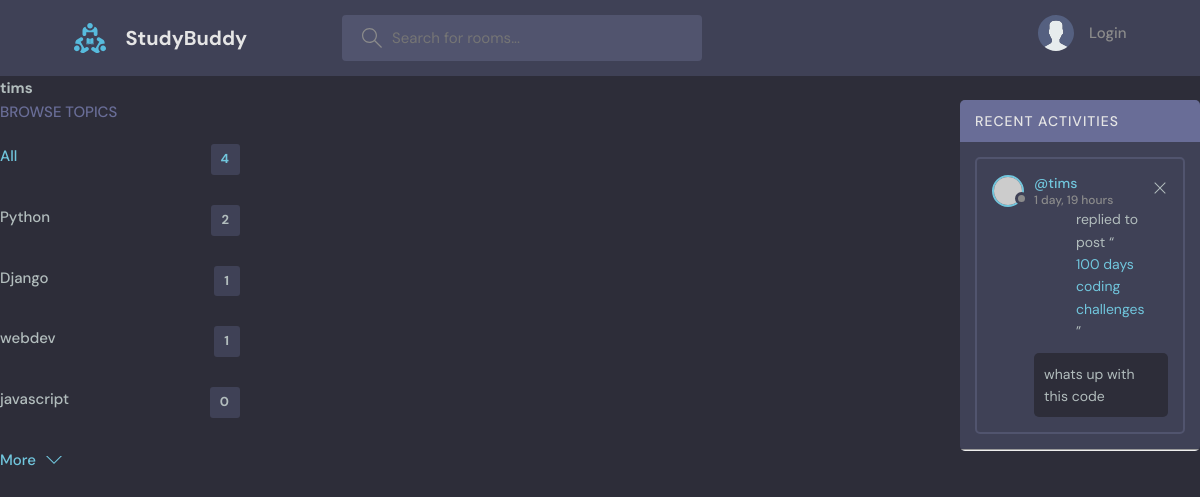
Page /profile/4/ on the earlier database version.
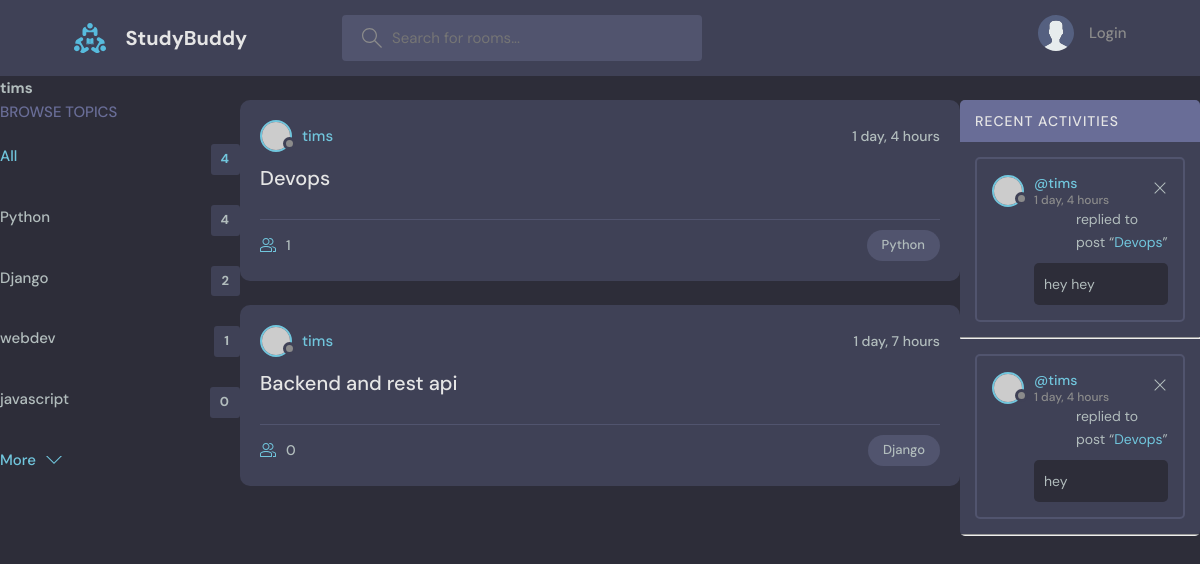
Same page on the later database version.
### base/models.py (models this page shows, shortened)
class Topic(models.Model):
    name = models.CharField(max_length=200)

class Message(models.Model):
    user =models.ForeignKey(User, on_delete = models.CASCADE)
    room = models.ForeignKey(Room, on_delete=models.CASCADE)
    body = models.TextField()
    updated = models.DateTimeField(auto_now=True)
    created = models.DateTimeField(auto_now_add=True)
    class Meta:
        ordering = ['-updated','-created']
    def __str__(self):
        return self.body[0:50]

class Room(models.Model):
    host = models.ForeignKey(User, on_delete=models.SET_NULL,null=True,related_name='rooms')
    topic = models.ForeignKey(Topic, on_delete=models.SET_NULL, null=True)
    name = models.CharField(max_length=200)
    description = models.TextField(null=True, blank=True)
    participants = models.ManyToManyField(User,related_name='participants',blank=True)
    updated = models.DateTimeField(auto_now=True)
    created = models.DateTimeField(auto_now_add=True)
    class Meta:
        ordering = ['-updated','-created']
    def __str__(self):
        return str(self.name)

### base/views.py (the view)
def userProfile(request,pk):
    user = User.objects.get(id = pk)
    rooms = user.rooms.all()
    room_messages = user.message_set.all()
    topics = Topic.objects.all
    context = {'user':user,'rooms':rooms,'room_messages':room_messages,"topics":topics}
    return render(request,'base/profile.html',context)

### base/templates/base/profile.html (shortened to what this page needs)
{%extends 'main.html'%} {%block content%}
<h1>{{user.username}}</h1>
<div class="profile-container">
    <div>{%include 'base/topics_component.html'%}</div>
    <div>{%include 'base/feed_component.html'%}</div>
    <div>{%include 'base/activity_component.html'%}</div>
</div>
{%endblock content%}

### templates/main.html (shortened to what this page needs)
<!DOCTYPE html>
{%load static%}
<html lang="en">
    <head>
        <link rel="stylesheet" href="{%static 'styles/style.css'%}" />
    </head>
    <body>
        {% include 'navbar.html'%}  {% block content %} {% endblock %}
    </body>
</html>

### templates/navbar.html (shortened to what this page needs)
{% load static %}
<header class="header header--loggedIn">
    <div class="container">
        <a href="{%url 'home'%}" class="header__logo">
            <img src="{%static 'images/logo.svg'%}" />
            <h1>StudyBuddy</h1>
        </a>
        <form class="header__search" method="home" action="{%url 'home'%}">
            <label>
                <input name="q" placeholder="Search for rooms..." />
            </label>
        </form>
        <nav class="header__menu">
            {%if request.user.is_authenticated%}
            <div class="header__user">
                <a href="profile.html">
                    <div class="avatar avatar--medium active">
                        <img
                            src="https://randomuser.me/api/portraits/men/37.jpg"
                        />
                    </div>
                    <p>
                        {{request.user.username}}<span
                            >@{{request.user.username}}</span
                        >
                    </p>
                </a>
                <button class="dropdown-button">
                    <svg
                        version="1.1"
                        xmlns="http://www.w3.org/2000/svg"
                        width="32"
                        height="32"
                        viewBox="0 0 32 32"
                    >
                        <title>chevron-down</title>
                        <path
                            d="M16 21l-13-13h-3l16 16 16-16h-3l-13 13z"
                        ></path>
                    </svg>
                </button>
            </div>
            {% else %}
            <a href="{%url 'login'%}"
                ><img src="{%static 'images/avatar.svg'%}" />
                <p>Login</p></a
            >
            {%endif%}
        </nav>
    </div>
</header>

### base/templates/base/topics_component.html (shortened to what this page needs)
<div class="topics">
        <div class="topics__header">
            <h2>Browse Topics</h2>
        </div>
        <ul class="topics__list">
            <li>
                <a href="{%url 'home'%}" class="active">All <span>{{topics.count}}</span></a>
            </li>
            {%for topic in topics%}
            <li>
                <a href="{%url "home" %}?q={{topic.name}}">{{topic.name}}<span>{{topic.room_set.all.count}}</span></a>
            </li>
            {%endfor%}
        </ul>
        <a class="btn btn--link" href="topics.html">
            More
            <svg
                version="1.1"
                xmlns="http://www.w3.org/2000/svg"
                width="32"
                height="32"
                viewBox="0 0 32 32"
            >
                <title>chevron-down</title>
                <path d="M16 21l-13-13h-3l16 16 16-16h-3l-13 13z"></path>
            </svg>
        </a>
    </div>

### base/templates/base/feed_component.html (shortened to what this page needs)
{% for room in rooms%}
<div class="roomListRoom">
    <div class="roomListRoom__header">
        <a
            href="{%url 'user_profile' room.host.id%}"
            class="roomListRoom__author"
        >
            <div class="avatar avatar--small">
                <img src="https://randomuser.me/api/portraits/women/11.jpg" />
            </div>
            <span>{{room.host.username}}</span>
        </a>
        <div class="roomListRoom__actions">
            <span>{{room.created|timesince}}</span>
        </div>
    </div>
    <div class="roomListRoom__content">
        <a href="{% url 'room' room.id%}">{{room.name}}</a>
    </div>
    <div class="roomListRoom__meta">
        <a href="{% url 'room' room.id%}" class="roomListRoom__joined">
            {{room.participants.all.count}}
        </a>
        <p class="roomListRoom__topic">{{room.topic.name}}</p>
    </div>
</div>
{%endfor%}

### base/templates/base/activity_component.html (shortened to what this page needs)
<div class="activities">
    <div class="activities__header">
        <h2>Recent Activities</h2>
    </div>
    {%for message in room_messages%}
    <div class="activities__box">
        <div class="activities__boxHeader roomListRoom__header">
            <a
                href="{%url 'user_profile' request.user.id%}"
                class="roomListRoom__author"
            >
                <div class="avatar avatar--small">
                    <img
                        src="https://randomuser.me/api/portraits/women/11.jpg"
                    />
                </div>
                <p>
                    @{{message.user}}
                    <span>{{message.created|timesince}}</span>
                </p>
            </a>
            <div class="roomListRoom__actions">
                <a href="#">
                    <svg
                        version="1.1"
                        xmlns="http://www.w3.org/2000/svg"
                        width="32"
                        height="32"
                        viewBox="0 0 32 32"
                    >
                        <title>remove</title>
                        <path
                            d="M27.314 6.019l-1.333-1.333-9.98 9.981-9.981-9.981-1.333 1.333 9.981 9.981-9.981 9.98 1.333 1.333 9.981-9.98 9.98 9.98 1.333-1.333-9.98-9.98 9.98-9.981z"
                        ></path>
                    </svg>
                </a>
            </div>
        </div>
        <div class="activities__boxContent">
            <div class="activities__boxContent">
                <p>
                    replied to post “<a href="{%url 'room' message.room.id%}"
                        >{{message.room}}</a
                    >”
                </p>
                <div class="activities__boxRoomContent">{{message}}</div>
            </div>
        </div>
    </div>
    <hr />
    {%endfor%}
</div>

### base/templates/base/profile.html (style rules this page uses)
.profile-container { display: grid; grid-template-columns: 1fr 3fr 1fr; }

Differences in the rows shown:
removed Message: user "tims", created "1 day, 19 hours", room "100 days coding challenges", body "whats up with this code"
computed for Topic "Python": room_set.all.count "2" → "4"
computed for Topic "Django": room_set.all.count "1" → "2"
added Room: host.username "tims", created "1 day, 4 hours", name "Devops", participants.all.count "1", topic.name "Python"
added Room: host.username "tims", created "1 day, 7 hours", name "Backend and rest api", participants.all.count "0", topic.name "Django"
added Message: user "tims", created "1 day, 4 hours", room "Devops", body "hey hey"
added Message: user "tims", created "1 day, 4 hours", room "Devops", body "hey"
